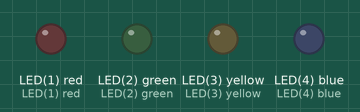
This program was run on a simulated pyboard running MicroPython. Shown: output pins drawn as LEDs (lit = HIGH). What the program prints to the serial console is not drawn. At 10.0 s the program stops and its outputs stay as they are.

Above: at 0.1 s.
At 0.9 s:
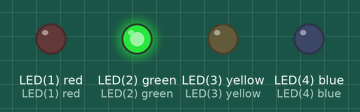
At 1.9 s:
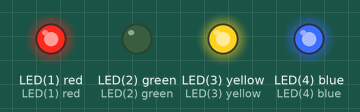
At 3.7 s:
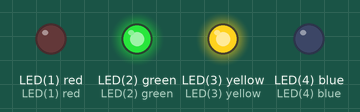
At 5.5 s:
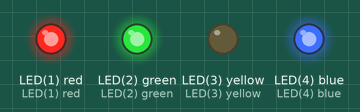
At 7.5 s:
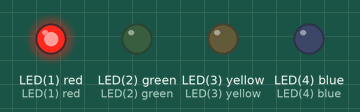
Timing chart, 0 to 7.8 s (numbered marks = the images above):
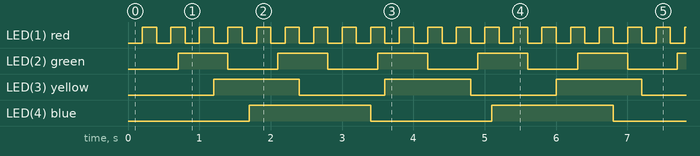

The program:

aledflash.py
```python
# (licence header left out)
import pyb
import uasyncio as asyncio

async def killer(duration):
    await asyncio.sleep(duration)

async def toggle(objLED, time_ms):
    while True:
        await asyncio.sleep_ms(time_ms)
        objLED.toggle()

# TEST FUNCTION

def test(duration):
    loop = asyncio.get_event_loop()
    duration = int(duration)
    if duration > 0:
        print("Flash LED's for {:3d} seconds".format(duration))
    leds = [pyb.LED(x) for x in range(1,5)]  # Initialise all four on board LED's
    for x, led in enumerate(leds):           # Create a coroutine for each LED
        t = int((0.2 + x/2) * 1000)
        loop.create_task(toggle(leds[x], t))
    loop.run_until_complete(killer(duration))
    loop.close()

test(10)
```

Measured:
- by itself, LED(1) red: alternates HIGH for 0.20 s and LOW for 0.20 s, 49 changes in all, then stays HIGH
- by itself, LED(2) green: alternates HIGH for 0.70 s and LOW for 0.70 s, 14 changes in all, then stays LOW
- by itself, LED(3) yellow: alternates HIGH for 1.2 s and LOW for 1.2 s
- by itself, LED(4) blue: alternates HIGH for 1.7 s and LOW for 1.7 s, 5 changes in all, then stays HIGH
